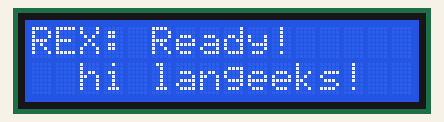
A sketch run on a simulated Arduino Uno, built with avr-gcc and run on an emulated ATmega328P. On the bench: 16×2 character LCD.

Above: at 0.1 s.
At 2.1 s:
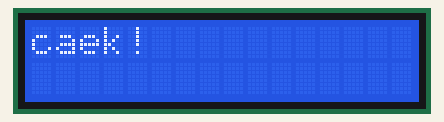

The sketch:

rex_lcd.ino
```cpp
#include <LiquidCrystal.h>

#define COLS 16
#define ROWS 2

LiquidCrystal lcd(8, 13, 9, 4, 5, 6, 7);

void setup()
{
  lcd.clear();
  lcd.begin(COLS, ROWS);
  lcd.setCursor(0,0);
}

void loop()
{
  lcd.setCursor(0,0);
  lcd.print("REX: Ready!");

  lcd.setCursor(0, 1);
  lcd.print("  hi langeeks! ");

  delay(2000);

  lcd.clear();
  lcd.setCursor(0, 0);
  lcd.print("caek!");

  delay(500);

  lcd.clear();
}
```

Measured:
- what the display in image 1 shows lasts 0.5 s, from 2.1 s to 2.6 s
